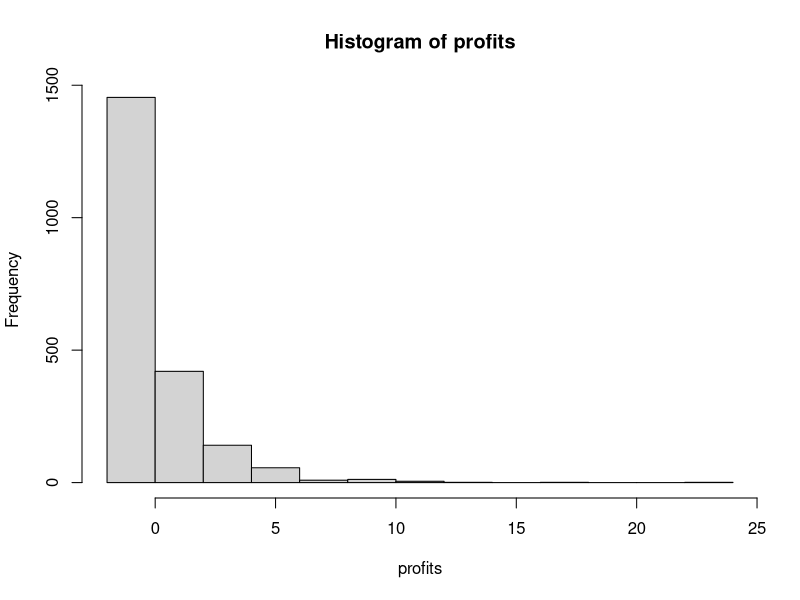
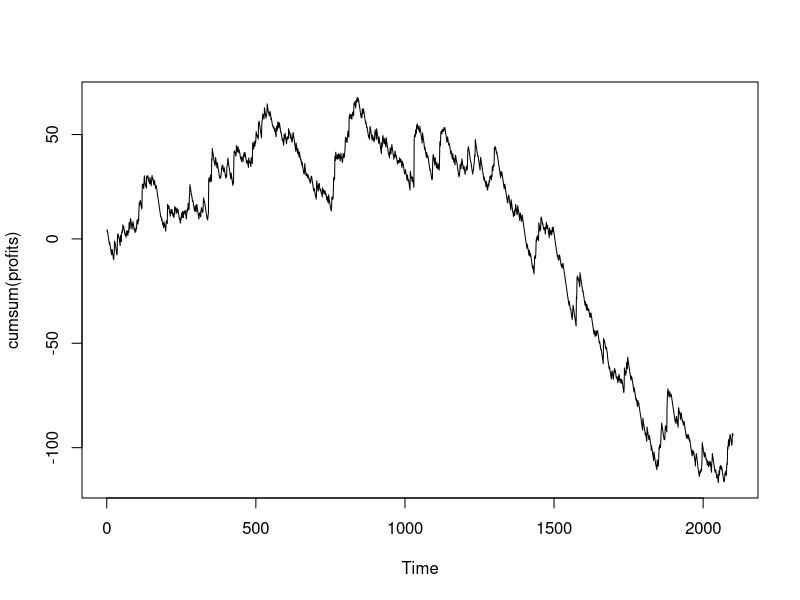

Write the R code that produced these figures, in order.
profits <- read.csv("profitsMLE.csv", header=FALSE, sep=",")

profits <- t(profits)
mean(profits)
var(profits)
hist(profits)
ts.plot(cumsum(profits))

t.test(profits, alternative="less")
